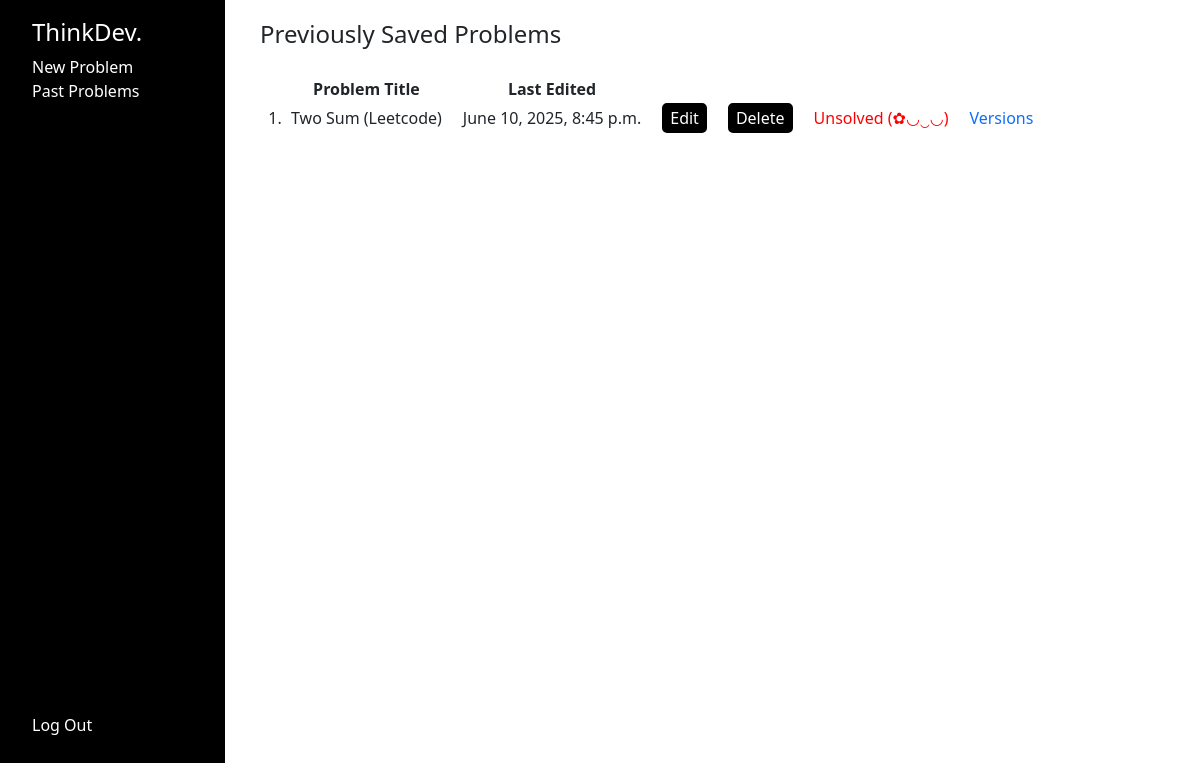
Before: /log/ (signed in) with the older database file.
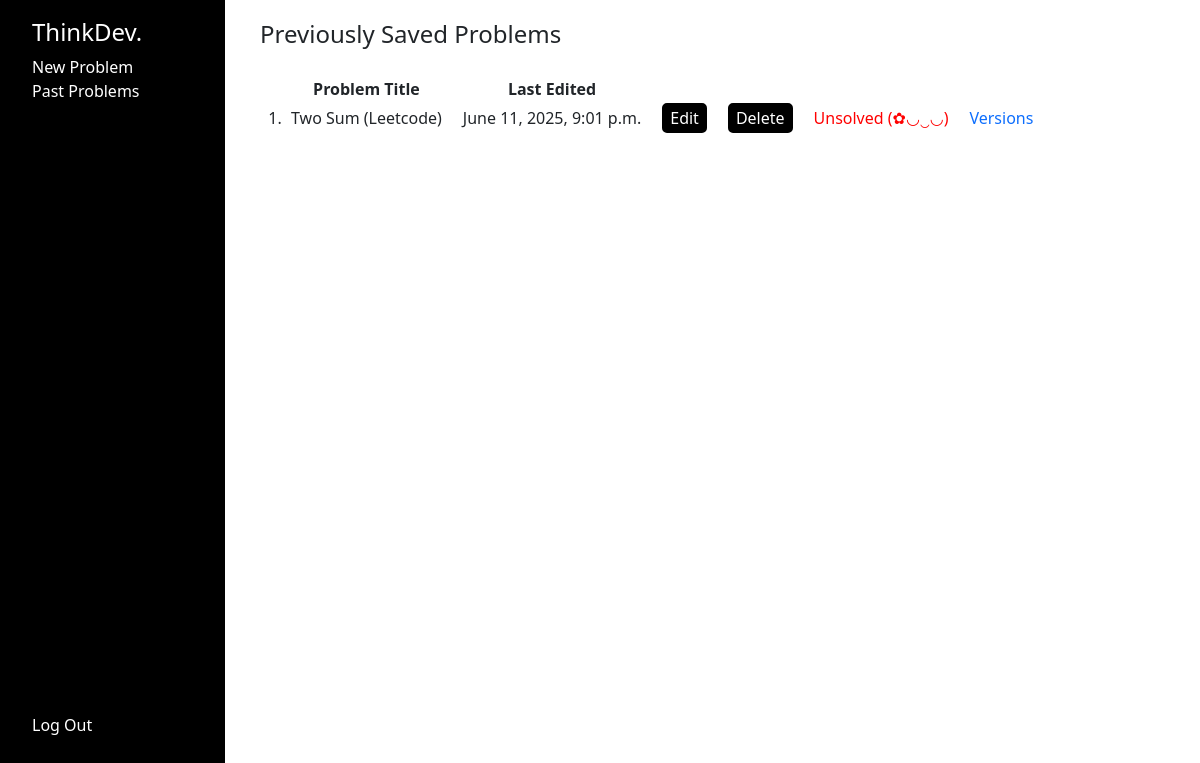
After: the same page with the newer database file.
### problemlog/models.py (models this page shows)
class Problems(models.Model):
    username = models.CharField(max_length=255)
    problem_title = models.CharField(max_length=10000)
    problem_description = models.CharField(max_length=10000)
    problem_summary = models.CharField(max_length=10000)
    pseudo_code = models.CharField(max_length=10000)
    source_code = models.CharField(max_length=10000)
    solved = models.CharField(max_length=50)
    submit_time = models.DateTimeField(auto_now_add=True)

### problemlog/views.py (the view)
# urls.py: path("log/", views.log, name="log"),
@login_required
def log(request):
    problems = Problems.objects.filter(username=request.user.username)
    return render(request, "log.html", {
        "problems": problems
    })

### problemlog/templates/log.html (shortened to what this page needs)
{% extends 'layout.html' %}
{% load static %}
{% block body %}
    <div class="sidebar_pages">
        <div class="sidebar">
            <ul style="list-style-type: none; margin-top: 18px">
                <li>
                    <h4 style="color: white;">ThinkDev.</h4>
                </li>
                <li>
                    <a class="sidebar_links" href="{% url 'problem_log' %}">New Problem</a>
                </li>
                <li>
                    <a class="sidebar_links" href="{% url 'log' %}">Past Problems</a>
                </li>
                <li style="margin-top: 76.25vh;">
                    <a class="sidebar_links" href="{% url 'logout' %}">Log Out</a>
                </li>
            </ul>
        </div>
        <div class="sidebar_page_second_col">
            <h4>Previously Saved Problems</h4>
            <table>
                <tr>
                    <td>
                    </td>
                    <td class="log_table_cell">
                        <b>Problem Title</b>
                    </td>
                    <td class="log_table_cell">
                        <b>Last Edited</b>
                    </td>
                </tr>
                {% for problem in problems %}
                    <tr style="text-align: center;">
                        <td style="width: 30px;">
                            {{forloop.counter}}.
                        </td>
                        <td name="{{problem.problem_title}}" style="padding-right: 20px;">
                            {{problem.problem_title}}
                        </td>
                        <td style="padding-right: 20px;">
                            {{problem.submit_time}}
                        </td>
                        <form action="{% url 'problem_log_edit' id_entry=problem.id %}" method="POST">
                            <td style="padding-right: 20px;">
                                <input style="border-radius: 5px; background-color:black; color: white; border: 2px solid black;" name="edit_button" type="submit" value="Edit">
                            </td>
                            <td style="padding-right: 20px;">
                                <input style="border-radius: 5px; background-color:black; color: white; border: 2px solid black;" name="delete_button" type="submit" value="Delete">
                            </td>
                        </form>
                        {% if problem.solved == "Solved (∩_∩)" %}
                            <td style="color: green;">
                                {{problem.solved}}
                            </td>
                        {% else %}
                            <td style="color: red;">
                                {{problem.solved}}
                            </td>
                        {% endif %}
                        <td style="padding-left: 20px;">
                            <a style="text-decoration: none;" href="{% url 'problem_versions' id_entry=problem.id %}">Versions</a>
                        </td>
                    </tr>
                {% endfor %}
            </table>
        </div>
    </div>
{% endblock %}

Changed rows visible on the page:
changed Problems "Two Sum (Leetcode)": submit_time "June 10, 2025, 8:45 p.m." → "June 11, 2025, 9:01 p.m."
